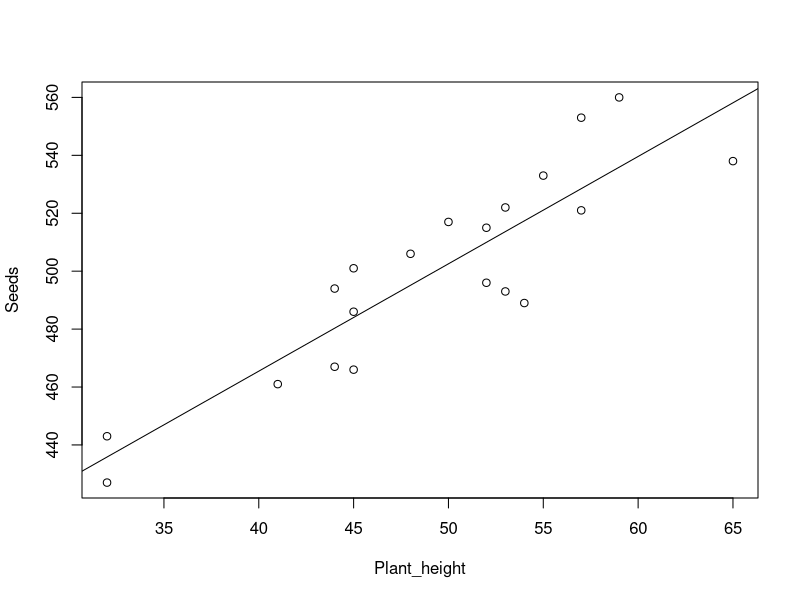
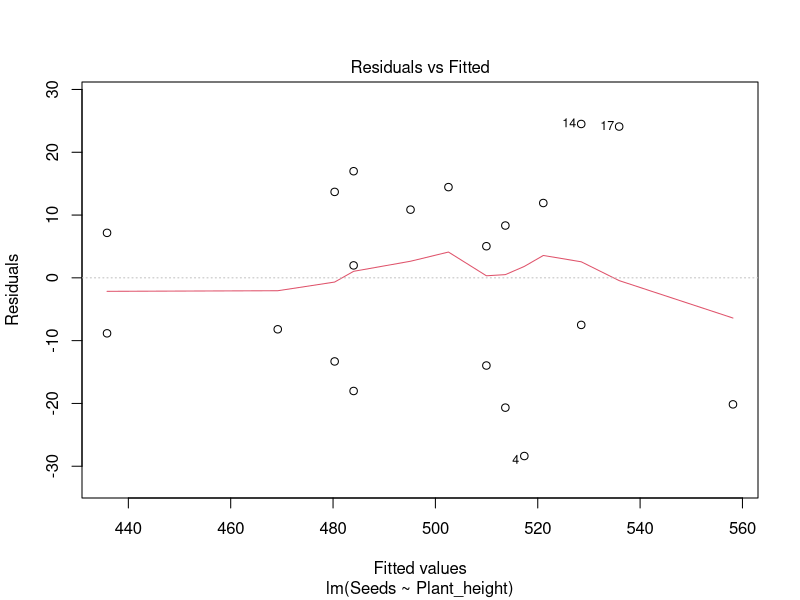
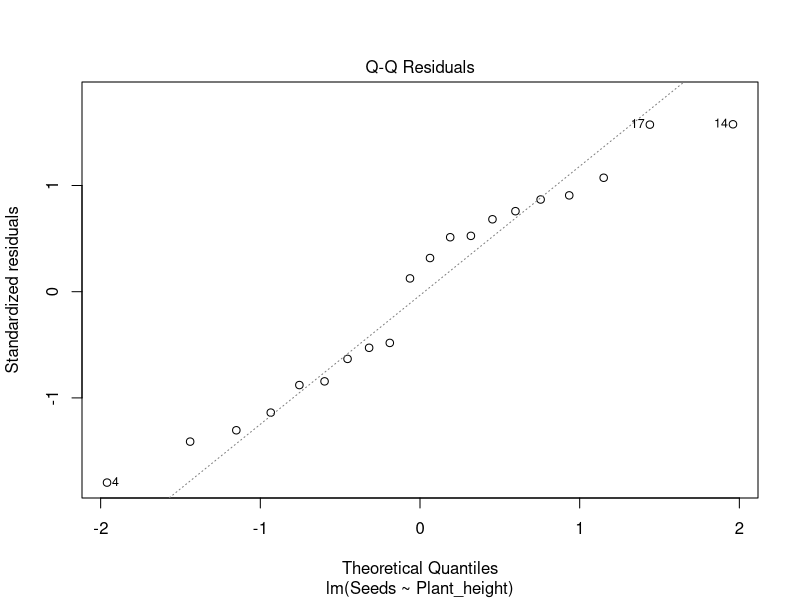
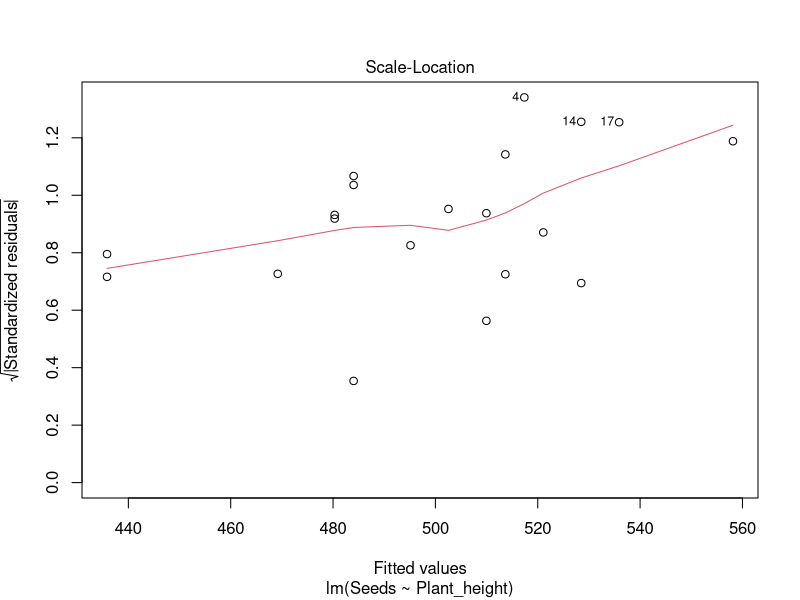
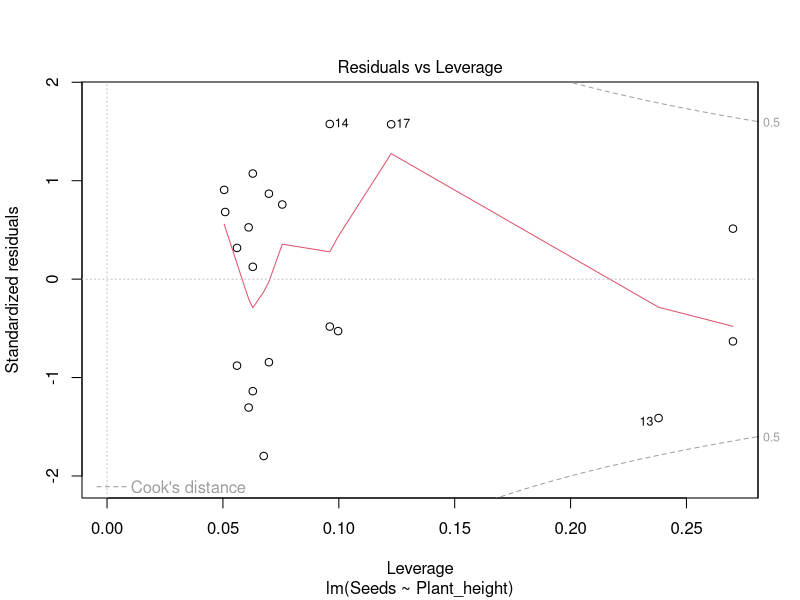
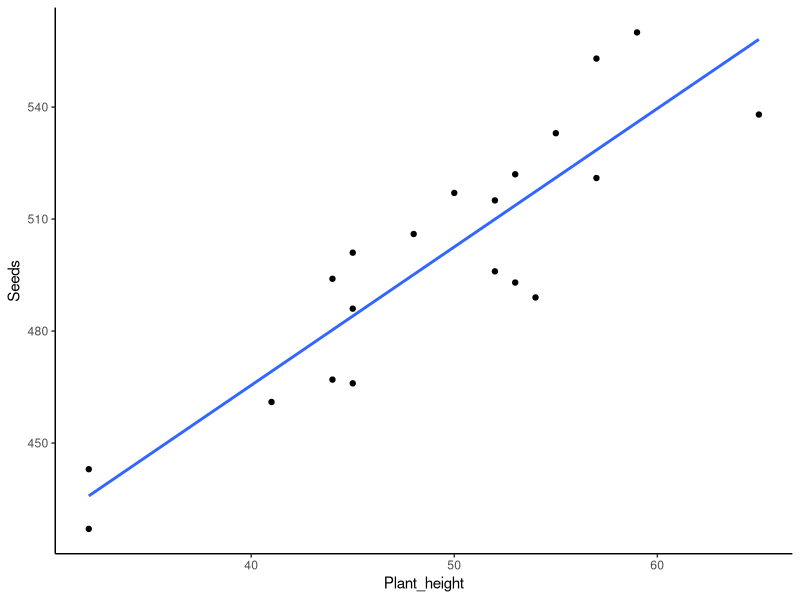
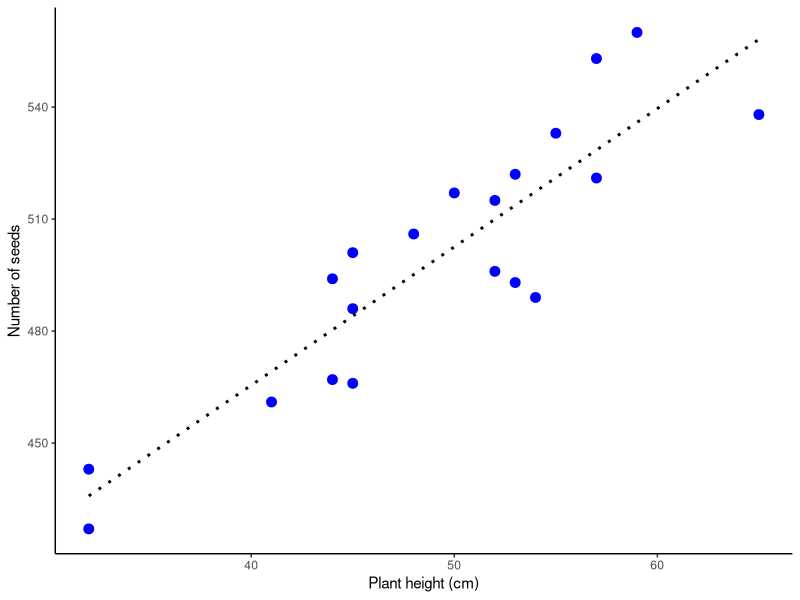

These figures' R source, in order:
## ---- chunk 1
#| code-fold: false

plant_reproduction_data <- read.table("data/plant_reproduction.txt",
                           header=T,
                           sep="\t",
                           dec=",") 
## ---- chunk 2
str(plant_reproduction_data)
## ---- chunk 3
head(plant_reproduction_data)
## ---- chunk 4
#| code-fold: false

plot(Seeds ~ Plant_height, data = plant_reproduction_data)
abline(lm(Seeds ~ Plant_height, data = plant_reproduction_data))
## ---- chunk 5
#| code-fold: false

m.plant_reproduction<-lm(Seeds~Plant_height,
                    data=plant_reproduction_data)
## ---- chunk 6
#| code-fold: false

anova(m.plant_reproduction)
## ---- chunk 7
#| code-fold: false

summary(m.plant_reproduction)
## ---- chunk 8
#| code-fold: false

plot(m.plant_reproduction)
## ---- chunk 9
#| code-fold: false

library(ggplot2)

plot.plant_reproduction.simple <- ggplot(plant_reproduction_data, aes(x = Plant_height, y = Seeds)) +
  geom_point() +
  geom_smooth(method = "lm", se = FALSE) +
  theme_classic()

plot.plant_reproduction.simple
## ---- chunk 10
#| code-fold: false

plot.plant_reproduction <- ggplot(plant_reproduction_data, aes(x = Plant_height, y = Seeds)) +
  geom_point(cex = 3, colour = "blue") +
  geom_smooth(method = "lm", se = FALSE, lty = 3, color = "black") +
  xlab("Plant height (cm)")+
  ylab("Number of seeds")+
  theme_classic()

plot.plant_reproduction
